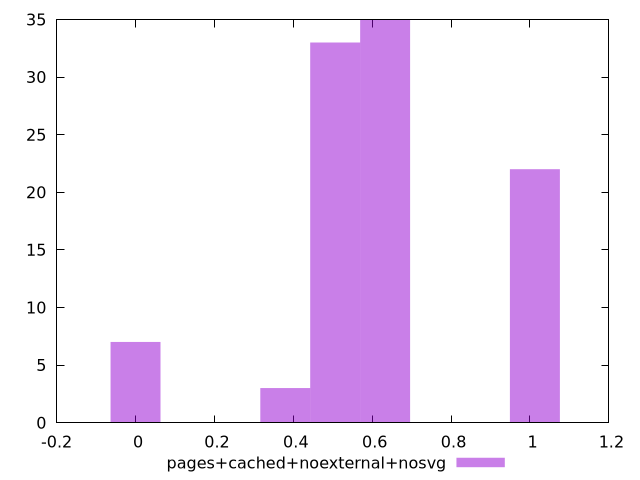

Reproduce this figure in gnuplot.
$_pagesCachedNoexternalNosvg <<EOF
1.01247084858651 22
0.6327942803665687 35
0.506235424293255 33
0.3796765682199412 3
0 7
EOF
set key outside below
set terminal pngcairo
set output "report_00006_2020-11-02T20-21-41.718Z/cumulative-layout-shift/pages+cached+noexternal+nosvg//hist.png"
set yrange [0:35]
set boxwidth 0.12655885607331374
set style fill transparent solid 0.5 noborder
plot $_pagesCachedNoexternalNosvg title "pages+cached+noexternal+nosvg" with boxes ,
